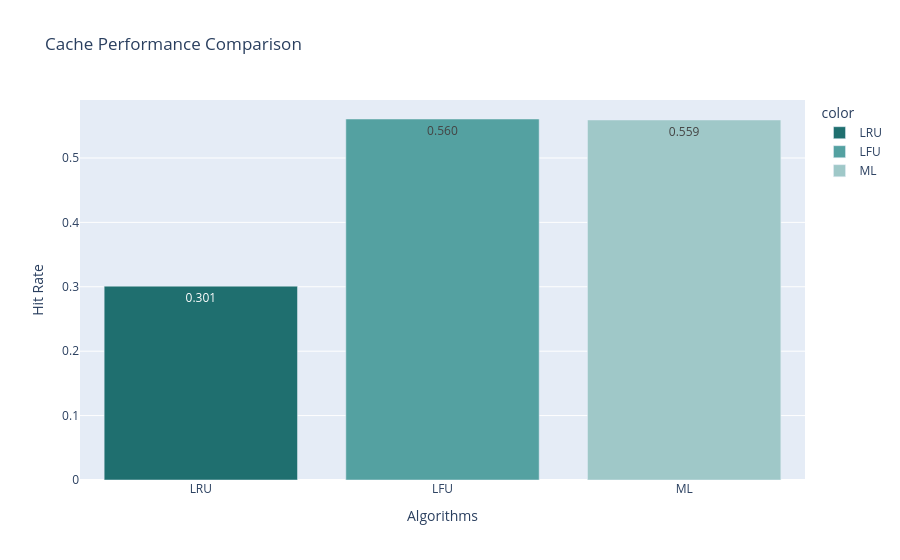

This figure's notebook cell:
### Code cell
algorithms = ["LRU", "LFU", "ML"]
hit_rates = [lru_hit_rate, lfu_hit_rate, ml_hit_rate]

fig = px.bar(
    x=algorithms,
    y=hit_rates,
    color = algorithms,
    color_discrete_map={
        "LRU": "#1f6f6f",
        "LFU": "#54a1a1",
        "ML": "#9fc8c8"},
    labels={"x": "Algorithms", "y": "Hit Rate"},
    title="Cache Performance Comparison",
    text=[f"{r:.3f}" for r in hit_rates]
)
fig.show()

### Figure 1 — Plotly figure (JSON) as saved in the notebook; plotly's stock layout.template omitted (floating-point values rounded to 4 significant figures)
{"data": [{"hovertemplate": "color=LRU<br>Algorithms=%{x}<br>Hit Rate=%{y}<br>text=%{text}<extra></extra>", "legendgroup": "LRU", "marker": {"color": "#1f6f6f", "pattern": {"shape": ""}}, "name": "LRU", "orientation": "v", "showlegend": true, "text": ["0.301"], "textposition": "auto", "type": "bar", "x": ["LRU"], "xaxis": "x", "y": [0.301], "yaxis": "y"}, {"hovertemplate": "color=LFU<br>Algorithms=%{x}<br>Hit Rate=%{y}<br>text=%{text}<extra></extra>", "legendgroup": "LFU", "marker": {"color": "#54a1a1", "pattern": {"shape": ""}}, "name": "LFU", "orientation": "v", "showlegend": true, "text": ["0.560"], "textposition": "auto", "type": "bar", "x": ["LFU"], "xaxis": "x", "y": [0.5605], "yaxis": "y"}, {"hovertemplate": "color=ML<br>Algorithms=%{x}<br>Hit Rate=%{y}<br>text=%{text}<extra></extra>", "legendgroup": "ML", "marker": {"color": "#9fc8c8", "pattern": {"shape": ""}}, "name": "ML", "orientation": "v", "showlegend": true, "text": ["0.559"], "textposition": "auto", "type": "bar", "x": ["ML"], "xaxis": "x", "y": [0.559], "yaxis": "y"}], "layout": {"barmode": "relative", "legend": {"title": {"text": "color"}, "tracegroupgap": 0}, "title": {"text": "Cache Performance Comparison"}, "xaxis": {"anchor": "y", "domain": [0, 1], "title": {"text": "Algorithms"}}, "yaxis": {"anchor": "x", "domain": [0, 1], "title": {"text": "Hit Rate"}}}}
